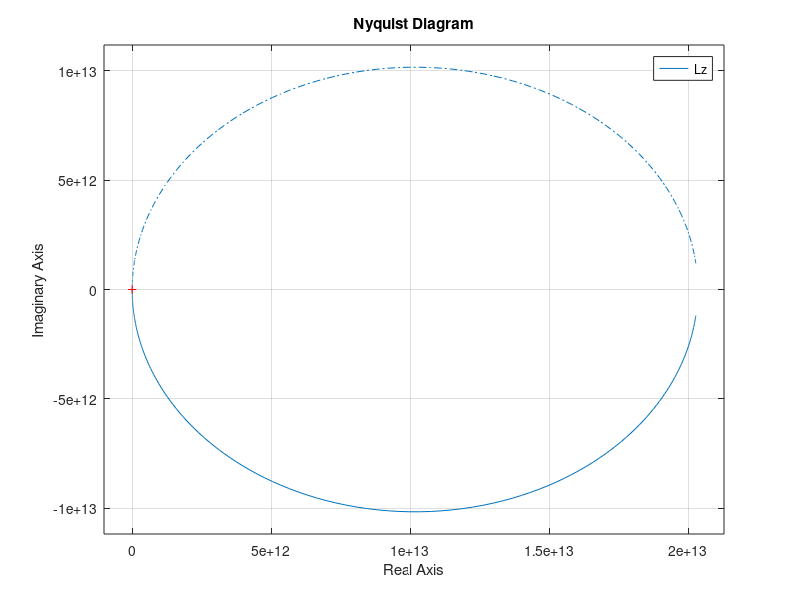
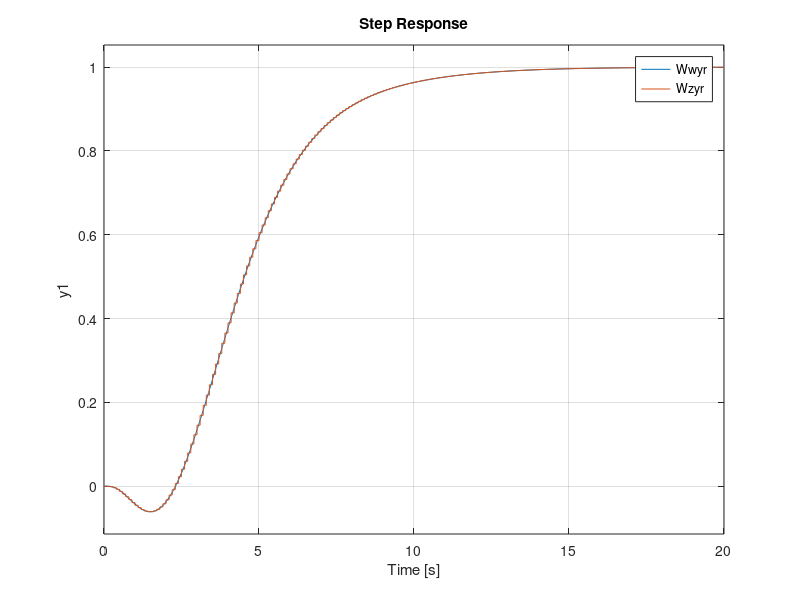
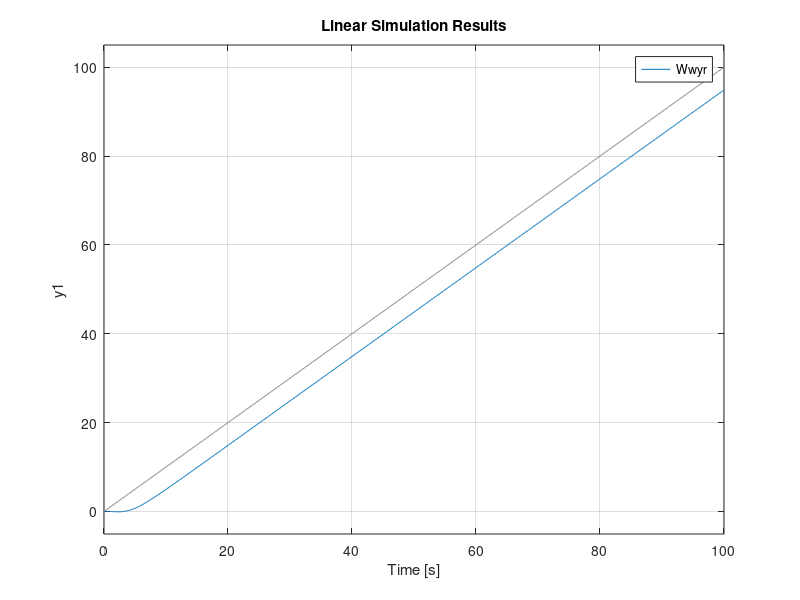
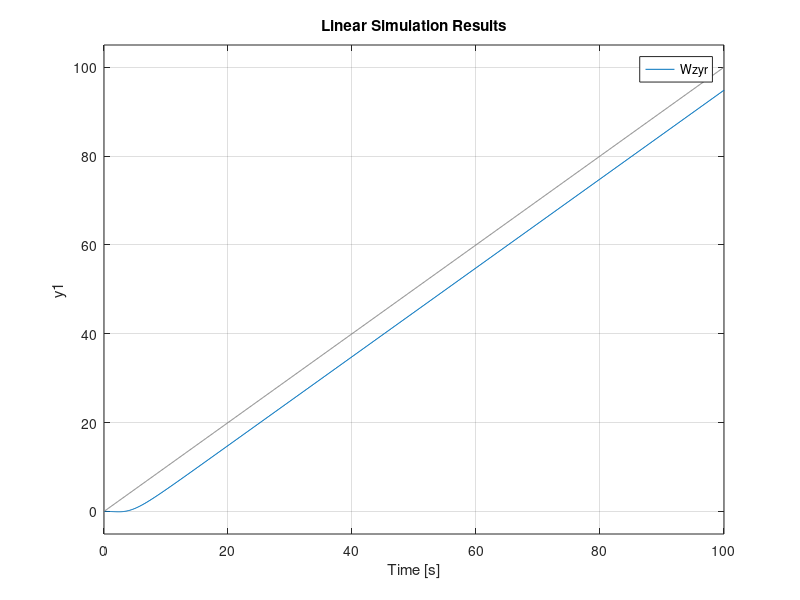

Reproduce these figures in MATLAB, in order.
% Esercitazione Controlli Automatici 2024

% Specifiche Controllore Digitale C(w):
% - Errore a regime < 10% per riferimento a rampa
% - Overshoot <= 20%
% - Tempo di assestamento t_s il più piccolo possibile
% - Analisi delle performance del sistema a tempo discreto C(z)
% - Definire il tempo di campionamento e la banda passante

clc;
clearvars;
close all;

s = tf("s");
P = 10 * (s - 1) / (s^2 + 4 * s + 8);

% Ts <= (2 * pi / w_b) / 10
% per w_b = 5 rad/s (banda passante)
Ts = 0.1; % tempo di campionamento

Pz = c2d(P, Ts, "zoh");
Pw = d2c(Pz, "Tustin") % nuova P(s)

% Errore a regime e_ss < 0.1 * R
K_Pw = dcgain(Pw); % => |K_C| >= 1 / ((e_ss%) * |K_Pw|), |K_Pw| = 1.25
K_C = 8;

h = 1;
C1 = K_C / s^h;

% controlSystemDesigner(Pw, C1);

% Dopo un'analisi a tentativi il controllore che rispetta meglio
% le specifiche richieste è il seguente:
Cw = -0.27592 / s^h;
Lw = Cw * Pw;

% figure;
% margin(Lw);
% grid on;
% 
% figure;
% rlocus(Lw);
% grid on;
% 
% figure;
% nyquist(Lw);
% grid on;

% Come si evince l'overshoot è circa 3% e il tempo
% di assestamento ts è circa 6.76 secondi

% Wwyr = minreal(Lw / (1 + Lw));

% Aggiungiamo un filtro Fr
ts = 6.67;
tau_fr = ts / 3;
Fr = 1 / (1 + tau_fr * s);

Wwyr = minreal(Fr * Lw / (1 + Lw));

% figure;
% step(Wwyr);
% grid on;

% Analisi delle performance del sistema a tempo discreto
Cz = c2d(Cw, Ts, "Tustin");

Frz = c2d(Fr, Ts, "Tustin");
Lz = Cz * Pz;
Wzyr = minreal(Frz * Lz / (1 + Lz));

% Se passiamo da C(s) a C(z) senza passare per il piano
% equivalente di Tustin allora dobbiamo controllare
% che il sistema a ciclo chiuso sia ancora stabile
figure;
nyquist(Lz); % in questo caso il sistema è stabile
grid on;

figure;
step(Wwyr, Wzyr);
grid on;

% Simulazione dei sistemi nel piano di Tustin e nel caso digitale
% per riferimento a rampa
t = 0:Ts:100;
ramp = t;

figure;
lsim(Wwyr, ramp, t);
grid on;

figure;
lsim(Wzyr, ramp, t);
grid on;











